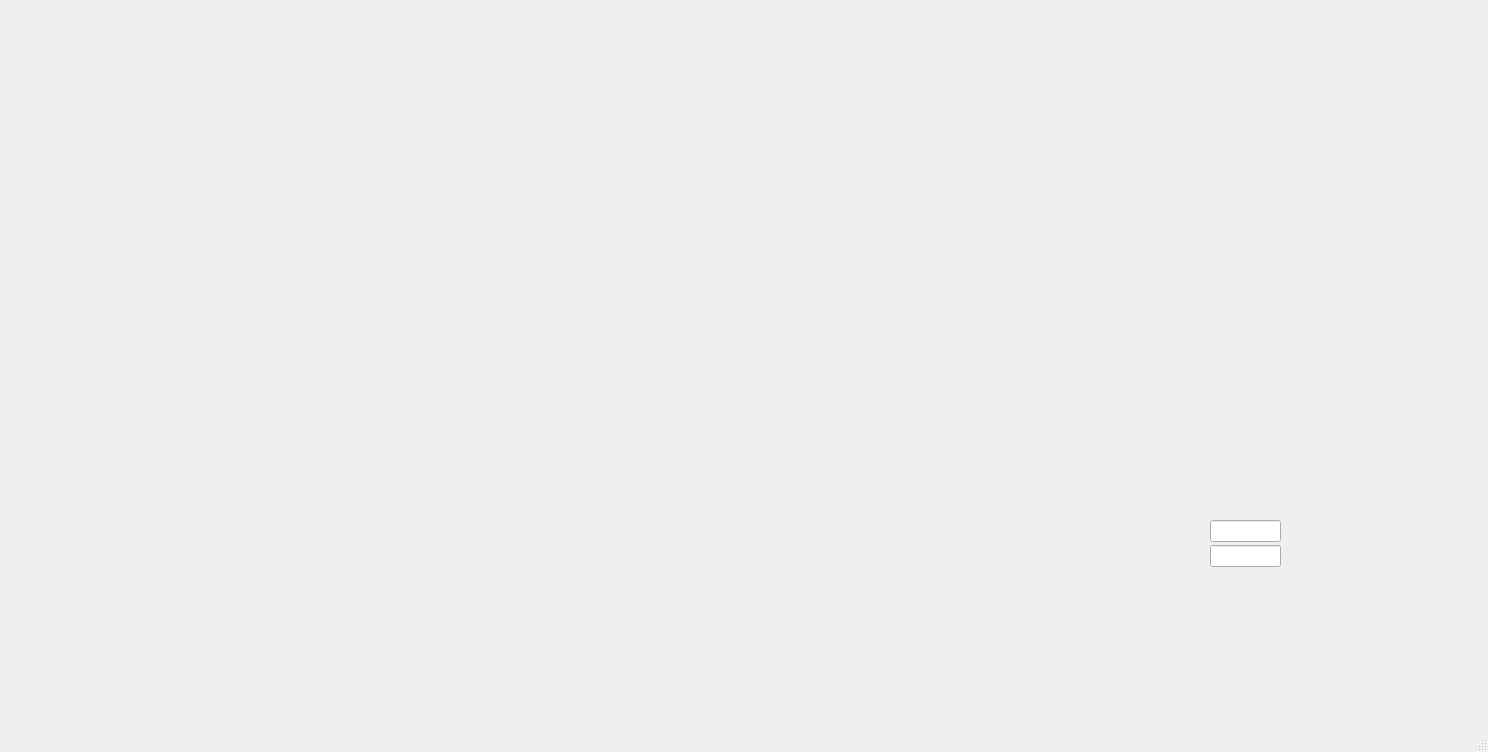
<?xml version="1.0" encoding="UTF-8"?>
<ui version="4.0">
 <class>MainWindow</class>
 <widget class="QMainWindow" name="MainWindow">
  <property name="geometry">
   <rect>
    <x>0</x>
    <y>0</y>
    <width>1488</width>
    <height>752</height>
   </rect>
  </property>
  <property name="windowTitle">
   <string>MainWindow</string>
  </property>
  <widget class="QWidget" name="centralwidget">
   <widget class="caCartesianPlot" name="cacartesianplot">
    <property name="geometry">
     <rect>
      <x>12</x>
      <y>11</y>
      <width>501</width>
      <height>345</height>
     </rect>
    </property>
    <property name="Title" stdset="0">
     <string notr="true">archiveSF://SINSB01-RSYS:GET-KLY-POWER</string>
    </property>
    <property name="TitleX">
     <string notr="true">(past hours)</string>
    </property>
    <property name="TitleY">
     <string notr="true"/>
    </property>
    <property name="channels_1" stdset="0">
     <string>archiveSF://SINSB01-RSYS:GET-KLY-POWER.X;archiveSF://SINSB01-RSYS:GET-KLY-POWER.Y</string>
    </property>
    <property name="Style_1">
     <enum>caCartesianPlot::ThinLines</enum>
    </property>
    <property name="symbol_1">
     <enum>caCartesianPlot::NoSymbol</enum>
    </property>
    <property name="color_1">
     <color>
      <red>255</red>
      <green>255</green>
      <blue>255</blue>
     </color>
    </property>
    <property name="channels_2" stdset="0">
     <string/>
    </property>
    <property name="Style_2">
     <enum>caCartesianPlot::ThinLines</enum>
    </property>
    <property name="channels_3" stdset="0">
     <string/>
    </property>
    <property name="color_3">
     <color>
      <red>170</red>
      <green>85</green>
      <blue>127</blue>
     </color>
    </property>
    <property name="foreground">
     <color>
      <red>0</red>
      <green>0</green>
      <blue>0</blue>
     </color>
    </property>
    <property name="background">
     <color>
      <red>255</red>
      <green>255</green>
      <blue>255</blue>
     </color>
    </property>
    <property name="scaleColor">
     <color>
      <red>255</red>
      <green>255</green>
      <blue>255</blue>
     </color>
    </property>
    <property name="YAxisType" stdset="0">
     <enum>caCartesianPlot::linear</enum>
    </property>
    <property name="secondsPast" stdset="0">
     <string>7200</string>
    </property>
    <property name="secondsUpdate" stdset="0">
     <string>5</string>
    </property>
   </widget>
   <widget class="caCartesianPlot" name="cacartesianplot_2">
    <property name="geometry">
     <rect>
      <x>10</x>
      <y>381</y>
      <width>502</width>
      <height>314</height>
     </rect>
    </property>
    <property name="Title" stdset="0">
     <string notr="true">archiveHIPA://MXC1:IST:2</string>
    </property>
    <property name="TitleX">
     <string notr="true">(past hours)</string>
    </property>
    <property name="channels_1" stdset="0">
     <string>archiveHIPA://MXC1:IST:2.X;archiveHIPA://MXC1:IST:2.Y</string>
    </property>
    <property name="Style_1">
     <enum>caCartesianPlot::ThinLines</enum>
    </property>
    <property name="symbol_1">
     <enum>caCartesianPlot::NoSymbol</enum>
    </property>
    <property name="color_1">
     <color>
      <red>255</red>
      <green>255</green>
      <blue>255</blue>
     </color>
    </property>
    <property name="channels_2" stdset="0">
     <string>archiveHIPA://MHC5:IST:2.X;archiveHIPA://MHC5:IST:2.Y</string>
    </property>
    <property name="Style_2">
     <enum>caCartesianPlot::ThinLines</enum>
    </property>
    <property name="channels_3" stdset="0">
     <string/>
    </property>
    <property name="color_3">
     <color>
      <red>170</red>
      <green>85</green>
      <blue>127</blue>
     </color>
    </property>
    <property name="foreground">
     <color>
      <red>0</red>
      <green>0</green>
      <blue>0</blue>
     </color>
    </property>
    <property name="background">
     <color>
      <red>255</red>
      <green>255</green>
      <blue>255</blue>
     </color>
    </property>
    <property name="scaleColor">
     <color>
      <red>255</red>
      <green>255</green>
      <blue>255</blue>
     </color>
    </property>
    <property name="YAxisType" stdset="0">
     <enum>caCartesianPlot::linear</enum>
    </property>
    <property name="secondsPast" stdset="0">
     <string>30000</string>
    </property>
   </widget>
   <widget class="caCartesianPlot" name="cacartesianplot_3">
    <property name="geometry">
     <rect>
      <x>535</x>
      <y>383</y>
      <width>502</width>
      <height>314</height>
     </rect>
    </property>
    <property name="Title" stdset="0">
     <string notr="true">archivePRO://MMAC3:STR:2</string>
    </property>
    <property name="TitleX">
     <string notr="true">(past hours)</string>
    </property>
    <property name="channels_1" stdset="0">
     <string>archivePRO://MMAC3:STR:2.X;archivePRO://MMAC3:STR:2.Y</string>
    </property>
    <property name="Style_1">
     <enum>caCartesianPlot::ThinLines</enum>
    </property>
    <property name="symbol_1">
     <enum>caCartesianPlot::NoSymbol</enum>
    </property>
    <property name="color_1">
     <color>
      <red>255</red>
      <green>255</green>
      <blue>255</blue>
     </color>
    </property>
    <property name="channels_2" stdset="0">
     <string/>
    </property>
    <property name="Style_2">
     <enum>caCartesianPlot::ThinLines</enum>
    </property>
    <property name="channels_3" stdset="0">
     <string/>
    </property>
    <property name="color_3">
     <color>
      <red>170</red>
      <green>85</green>
      <blue>127</blue>
     </color>
    </property>
    <property name="foreground">
     <color>
      <red>0</red>
      <green>0</green>
      <blue>0</blue>
     </color>
    </property>
    <property name="background">
     <color>
      <red>255</red>
      <green>255</green>
      <blue>255</blue>
     </color>
    </property>
    <property name="scaleColor">
     <color>
      <red>255</red>
      <green>255</green>
      <blue>255</blue>
     </color>
    </property>
    <property name="YAxisType" stdset="0">
     <enum>caCartesianPlot::linear</enum>
    </property>
    <property name="secondsPast" stdset="0">
     <string>7200</string>
    </property>
   </widget>
   <widget class="caCartesianPlot" name="cacartesianplot_4">
    <property name="geometry">
     <rect>
      <x>534</x>
      <y>15</y>
      <width>503</width>
      <height>345</height>
     </rect>
    </property>
    <property name="Title" stdset="0">
     <string notr="true">archiveCA://MMAC3:STR:2</string>
    </property>
    <property name="TitleX">
     <string notr="true">(past hours)</string>
    </property>
    <property name="TitleY">
     <string notr="true"/>
    </property>
    <property name="channels_1" stdset="0">
     <string>archiveCA://MMAC3:STR:2.X;archiveCA://MMAC3:STR:2.Y</string>
    </property>
    <property name="Style_1">
     <enum>caCartesianPlot::ThinLines</enum>
    </property>
    <property name="symbol_1">
     <enum>caCartesianPlot::NoSymbol</enum>
    </property>
    <property name="color_1">
     <color>
      <red>255</red>
      <green>255</green>
      <blue>255</blue>
     </color>
    </property>
    <property name="channels_2" stdset="0">
     <string/>
    </property>
    <property name="Style_2">
     <enum>caCartesianPlot::ThinLines</enum>
    </property>
    <property name="channels_3" stdset="0">
     <string/>
    </property>
    <property name="color_3">
     <color>
      <red>170</red>
      <green>85</green>
      <blue>127</blue>
     </color>
    </property>
    <property name="foreground">
     <color>
      <red>0</red>
      <green>0</green>
      <blue>0</blue>
     </color>
    </property>
    <property name="background">
     <color>
      <red>255</red>
      <green>255</green>
      <blue>255</blue>
     </color>
    </property>
    <property name="scaleColor">
     <color>
      <red>255</red>
      <green>255</green>
      <blue>255</blue>
     </color>
    </property>
    <property name="YAxisType" stdset="0">
     <enum>caCartesianPlot::linear</enum>
    </property>
    <property name="archiverIndex" stdset="0">
     <string>/gfa/archiver-data/archive_PRO_ST/index</string>
    </property>
    <property name="secondsPast" stdset="0">
     <string>18000</string>
    </property>
   </widget>
   <widget class="caCalc" name="cacalc_21">
    <property name="geometry">
     <rect>
      <x>1154</x>
      <y>314</y>
      <width>76</width>
      <height>21</height>
     </rect>
    </property>
    <property name="variable">
     <string notr="true">angleVar</string>
    </property>
    <property name="calc">
     <string notr="true">A&gt;=360?A=0:A+5</string>
    </property>
    <property name="channel" stdset="0">
     <string notr="true">angleVar</string>
    </property>
    <property name="channelB">
     <string notr="true"/>
    </property>
    <property name="channelC">
     <string notr="true"/>
    </property>
    <property name="eventSignal">
     <enum>caCalc::onAnyChange</enum>
    </property>
   </widget>
   <widget class="caGraphics" name="cagraphics_5">
    <property name="geometry">
     <rect>
      <x>1254</x>
      <y>184</y>
      <width>101</width>
      <height>86</height>
     </rect>
    </property>
    <property name="foreground">
     <color>
      <red>255</red>
      <green>0</green>
      <blue>0</blue>
     </color>
    </property>
    <property name="fillstyle" stdset="0">
     <enum>caGraphics::Filled</enum>
    </property>
    <property name="lineSize">
     <number>1</number>
    </property>
    <property name="form">
     <enum>caGraphics::Arc</enum>
    </property>
    <property name="tiltAngle">
     <number>45</number>
    </property>
    <property name="startAngle">
     <number>90</number>
    </property>
    <property name="spanAngle">
     <number>-10</number>
    </property>
   </widget>
   <widget class="caCalc" name="cacalc_26">
    <property name="geometry">
     <rect>
      <x>1330</x>
      <y>540</y>
      <width>76</width>
      <height>21</height>
     </rect>
    </property>
    <property name="variable">
     <string notr="true">calcVarYb</string>
    </property>
    <property name="calc">
     <string notr="true">SIN(A*3.1416/180)</string>
    </property>
    <property name="channel" stdset="0">
     <string notr="true">angleVar</string>
    </property>
    <property name="channelB">
     <string notr="true"/>
    </property>
    <property name="channelC">
     <string notr="true"/>
    </property>
    <property name="channelD">
     <string notr="true"/>
    </property>
   </widget>
   <widget class="caStripPlot" name="castripplot_2">
    <property name="geometry">
     <rect>
      <x>1075</x>
      <y>390</y>
      <width>386</width>
      <height>126</height>
     </rect>
    </property>
    <property name="TitleY">
     <string notr="true">calcVarY</string>
    </property>
    <property name="channels" stdset="0">
     <string notr="true">calcVarX;calcVarY</string>
    </property>
    <property name="period">
     <double>10.000000000000000</double>
    </property>
    <property name="XaxisType">
     <enum>caStripPlot::TimeScale</enum>
    </property>
    <property name="YaxisLimitsMax_1">
     <double>1.100000000000000</double>
    </property>
    <property name="YaxisLimitsMin_1">
     <double>-1.100000000000000</double>
    </property>
    <property name="YaxisScalingMax_1" stdset="0">
     <enum>caStripPlot::User</enum>
    </property>
    <property name="YaxisScalingMin_1" stdset="0">
     <enum>caStripPlot::User</enum>
    </property>
    <property name="YaxisLimitsMax_2">
     <double>1.100000000000000</double>
    </property>
    <property name="YaxisLimitsMin_2">
     <double>-1.100000000000000</double>
    </property>
    <property name="YaxisScalingMax_2" stdset="0">
     <enum>caStripPlot::User</enum>
    </property>
    <property name="YaxisScalingMin_2" stdset="0">
     <enum>caStripPlot::User</enum>
    </property>
   </widget>
   <widget class="caCalc" name="cacalc_25">
    <property name="geometry">
     <rect>
      <x>1330</x>
      <y>560</y>
      <width>76</width>
      <height>21</height>
     </rect>
    </property>
    <property name="variable">
     <string notr="true">calcVarYc</string>
    </property>
    <property name="calc">
     <string notr="true">SIN(A*3.1416/180)</string>
    </property>
    <property name="channel" stdset="0">
     <string notr="true">angleVar</string>
    </property>
    <property name="channelB">
     <string notr="true"/>
    </property>
    <property name="channelC">
     <string notr="true"/>
    </property>
    <property name="channelD">
     <string notr="true"/>
    </property>
   </widget>
   <widget class="caCalc" name="cacalc_24">
    <property name="geometry">
     <rect>
      <x>1075</x>
      <y>545</y>
      <width>76</width>
      <height>21</height>
     </rect>
    </property>
    <property name="variable">
     <string notr="true">calcVarY</string>
    </property>
    <property name="calc">
     <string notr="true">SIN(A*3.1416/180)</string>
    </property>
    <property name="channel" stdset="0">
     <string notr="true">angleVar</string>
    </property>
    <property name="channelB">
     <string notr="true"/>
    </property>
    <property name="channelC">
     <string notr="true"/>
    </property>
    <property name="channelD">
     <string notr="true"/>
    </property>
   </widget>
   <widget class="caCalc" name="cacalc_22">
    <property name="geometry">
     <rect>
      <x>1075</x>
      <y>520</y>
      <width>76</width>
      <height>21</height>
     </rect>
    </property>
    <property name="variable">
     <string notr="true">calcVarX</string>
    </property>
    <property name="calc">
     <string notr="true">SIN(A*3.1416/180)</string>
    </property>
    <property name="channel" stdset="0">
     <string notr="true">angleVar</string>
    </property>
    <property name="channelB">
     <string notr="true"/>
    </property>
    <property name="channelC">
     <string notr="true"/>
    </property>
    <property name="channelD">
     <string notr="true"/>
    </property>
   </widget>
   <widget class="caTextEntry" name="catextentry_37">
    <property name="geometry">
     <rect>
      <x>1210</x>
      <y>520</y>
      <width>71</width>
      <height>22</height>
     </rect>
    </property>
    <property name="channel" stdset="0">
     <string notr="true">calcVarX</string>
    </property>
    <property name="colorMode">
     <enum>caLineEdit::Alarm_Default</enum>
    </property>
    <property name="precision">
     <number>3</number>
    </property>
    <property name="precisionMode">
     <enum>caLineEdit::User</enum>
    </property>
   </widget>
   <widget class="caCalc" name="cacalc_23">
    <property name="geometry">
     <rect>
      <x>1330</x>
      <y>520</y>
      <width>76</width>
      <height>21</height>
     </rect>
    </property>
    <property name="variable">
     <string notr="true">calcVarYa</string>
    </property>
    <property name="calc">
     <string notr="true">SIN(A*3.1416/180)</string>
    </property>
    <property name="channel" stdset="0">
     <string notr="true">angleVar</string>
    </property>
    <property name="channelB">
     <string notr="true"/>
    </property>
    <property name="channelC">
     <string notr="true"/>
    </property>
    <property name="channelD">
     <string notr="true"/>
    </property>
   </widget>
   <widget class="caGraphics" name="cagraphics_4">
    <property name="geometry">
     <rect>
      <x>1149</x>
      <y>209</y>
      <width>100</width>
      <height>51</height>
     </rect>
    </property>
    <property name="foreground">
     <color>
      <red>255</red>
      <green>0</green>
      <blue>0</blue>
     </color>
    </property>
    <property name="fillstyle" stdset="0">
     <enum>caGraphics::Filled</enum>
    </property>
    <property name="lineSize">
     <number>6</number>
    </property>
    <property name="form">
     <enum>caGraphics::Circle</enum>
    </property>
    <property name="tiltAngle">
     <number>45</number>
    </property>
   </widget>
   <widget class="caTextEntry" name="catextentry_38">
    <property name="geometry">
     <rect>
      <x>1210</x>
      <y>545</y>
      <width>71</width>
      <height>22</height>
     </rect>
    </property>
    <property name="channel" stdset="0">
     <string notr="true">calcVarY</string>
    </property>
    <property name="colorMode">
     <enum>caLineEdit::Alarm_Default</enum>
    </property>
    <property name="precision">
     <number>3</number>
    </property>
    <property name="precisionMode">
     <enum>caLineEdit::User</enum>
    </property>
   </widget>
  </widget>
  <widget class="QMenuBar" name="menubar">
   <property name="geometry">
    <rect>
     <x>0</x>
     <y>0</y>
     <width>1488</width>
     <height>24</height>
    </rect>
   </property>
  </widget>
  <widget class="QStatusBar" name="statusbar"/>
 </widget>
 <customwidgets>
  <customwidget>
   <class>caTextEntry</class>
   <extends>caLineEdit</extends>
   <header>caTextEntry</header>
  </customwidget>
  <customwidget>
   <class>caGraphics</class>
   <extends>QWidget</extends>
   <header>caGraphics</header>
  </customwidget>
  <customwidget>
   <class>caLineEdit</class>
   <extends>QLineEdit</extends>
   <header>caLineEdit</header>
  </customwidget>
  <customwidget>
   <class>caCartesianPlot</class>
   <extends>QFrame</extends>
   <header>caCartesianPlot</header>
  </customwidget>
  <customwidget>
   <class>caStripPlot</class>
   <extends>QFrame</extends>
   <header>caStripPlot</header>
  </customwidget>
  <customwidget>
   <class>caCalc</class>
   <extends>QLabel</extends>
   <header>caCalc</header>
  </customwidget>
 </customwidgets>
 <resources/>
 <connections>
  <connection>
   <sender>cacalc_21</sender>
   <signal>emitSignal(double)</signal>
   <receiver>cagraphics_4</receiver>
   <slot>slotTiltAngle(double)</slot>
   <hints>
    <hint type="sourcelabel">
     <x>1194</x>
     <y>339</y>
    </hint>
    <hint type="destinationlabel">
     <x>1225</x>
     <y>121</y>
    </hint>
   </hints>
  </connection>
  <connection>
   <sender>cacalc_21</sender>
   <signal>emitSignal(double)</signal>
   <receiver>cagraphics_5</receiver>
   <slot>slotSpanAngle(double)</slot>
   <hints>
    <hint type="sourcelabel">
     <x>1199</x>
     <y>351</y>
    </hint>
    <hint type="destinationlabel">
     <x>1333</x>
     <y>92</y>
    </hint>
   </hints>
  </connection>
 </connections>
</ui>
